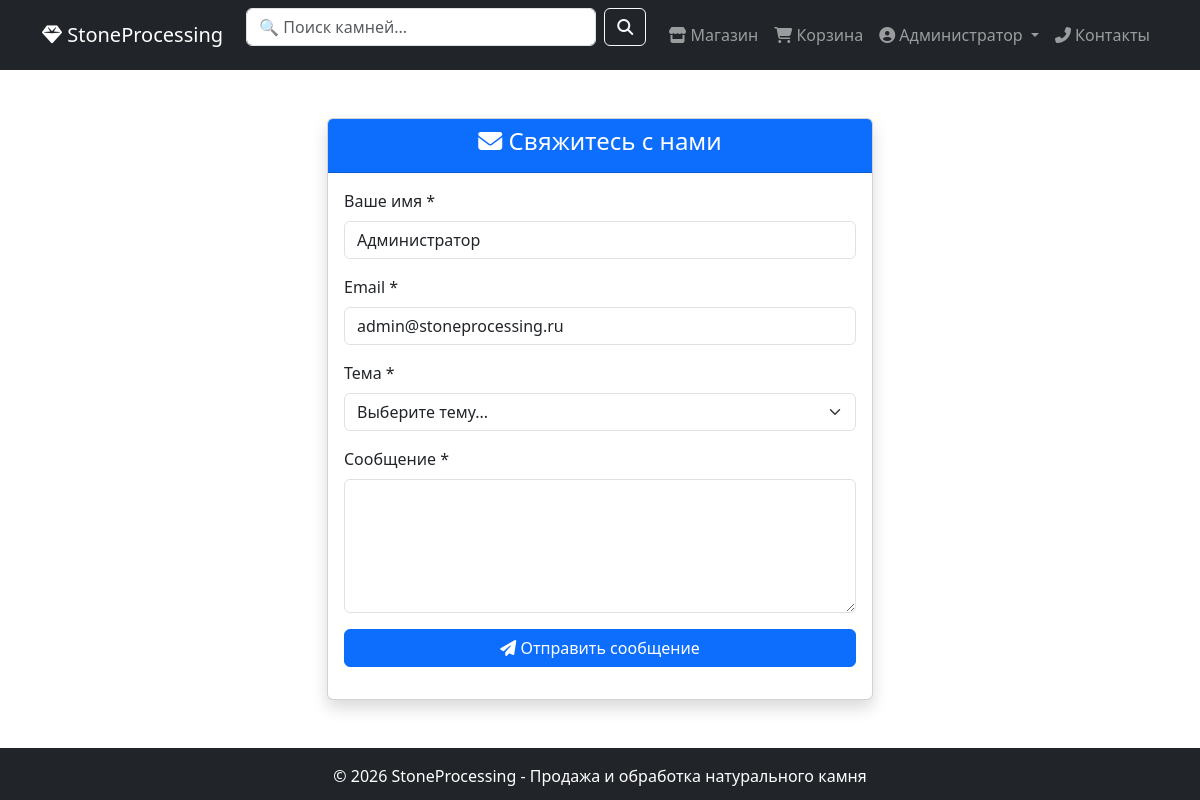
The app's page /contact.php (signed in) with its own data.
### tables this page shows
CREATE TABLE `user_profiles` (
  `id` int(11) NOT NULL,
  `user_id` int(11) NOT NULL,
  `first_name` varchar(50) DEFAULT NULL,
  `last_name` varchar(50) DEFAULT NULL,
  `middle_name` varchar(50) DEFAULT NULL,
  `email` varchar(100) DEFAULT NULL,
  `phone` varchar(20) DEFAULT NULL,
  `address` text DEFAULT NULL,
  `birth_date` date DEFAULT NULL,
  `avatar` varchar(255) DEFAULT 'default_avatar.png'
);

### config/db.php (called while the page is built, shortened)
<?php
function isLoggedIn() {
    return isset($_SESSION['user_id']);
}
function getUserProfile($pdo, $user_id) {
    $stmt = $pdo->prepare("SELECT * FROM user_profiles WHERE user_id = ?");
    $stmt->execute([$user_id]);
    $profile = $stmt->fetch();
    return $profile;
}
?>

### contact.php (the view, shortened to what this page needs)
<?php
require_once 'config/db.php';
include 'includes/menu.php';
$profile = isLoggedIn() ? getUserProfile($pdo, $_SESSION['user_id']) : null;
?>
<!DOCTYPE html>
<html lang="ru">
<head>
    <link href="https://cdn.jsdelivr.net/npm/bootstrap@5.3.0/dist/css/bootstrap.min.css" rel="stylesheet">
    <link rel="stylesheet" href="https://cdnjs.cloudflare.com/ajax/libs/font-awesome/6.4.0/css/all.min.css">
</head>
<body>
    <div class="container my-5">
        <div class="row">
            <div class="col-md-6 mx-auto">
                <div class="card shadow">
                    <div class="card-header bg-primary text-white text-center">
                        <h4><i class="fas fa-envelope"></i> Свяжитесь с нами</h4>
                    </div>
                    <div class="card-body">
                        <form method="POST">
                            <div class="mb-3">
                                <label class="form-label">Ваше имя *</label>
                                <input type="text" name="name" class="form-control" value="<?= htmlspecialchars($profile['first_name'] ?? '') ?>" required>
                            </div>
                            <div class="mb-3">
                                <label class="form-label">Email *</label>
                                <input type="email" name="email" class="form-control" value="<?= htmlspecialchars($profile['email'] ?? '') ?>" required>
                            </div>
                            <div class="mb-3">
                                <label class="form-label">Тема *</label>
                                <select name="subject" class="form-select" required>
                                    <option value="">Выберите тему...</option>
                                </select>
                            </div>
                            <div class="mb-3">
                                <label class="form-label">Сообщение *</label>
                                <textarea name="message" class="form-control" rows="5" required></textarea>
                            </div>
                            <button type="submit" class="btn btn-primary w-100">
                                <i class="fas fa-paper-plane"></i> Отправить сообщение
                            </button>
                        </form>
                    </div>
                </div>
            </div>
        </div>
    </div>
    <?php include 'includes/footer.php'; ?>
</body>
</html>

### includes/menu.php (shortened to what this page needs)
<?php
$profile_name = '';
if (isLoggedIn()) {
    $profile = getUserProfile($pdo, $_SESSION['user_id']);
    $profile_name = $profile['first_name'] ?: $_SESSION['username'];
    $stmt = $pdo->prepare("SELECT COUNT(*) FROM messages WHERE (user_id = ? OR email = ?) AND status = 'replied' AND is_read_by_user = 0");
    $stmt->execute([$_SESSION['user_id'], $profile['email']]);
}
?>
<nav class="navbar navbar-expand-lg navbar-dark bg-dark">
    <div class="container">
        <a class="navbar-brand" href="store/index.php">
            <i class="fas fa-gem"></i> StoneProcessing
        </a>
        <div class="collapse navbar-collapse" id="navbarNav">
            <form class="d-flex mx-auto" method="GET" action="store/index.php" style="max-width: 400px; width: 100%;">
                <input class="form-control me-2" type="search" name="search"
                       placeholder="🔍 Поиск камней..."
                       value="<?= htmlspecialchars($_GET['search'] ?? '') ?>">
                <button class="btn btn-outline-light" type="submit">
                    <i class="fas fa-search"></i>
                </button>
            </form>
            <ul class="navbar-nav ms-auto">
                <li class="nav-item">
                    <a class="nav-link" href="store/index.php">
                        <i class="fas fa-store"></i> Магазин
                    </a>
                </li>
                <li class="nav-item">
                    <a class="nav-link" href="store/cart.php">
                        <i class="fas fa-shopping-cart"></i> Корзина
                    </a>
                </li>
                <?php if(isLoggedIn()): ?>
                <li class="nav-item dropdown">
                    <a class="nav-link dropdown-toggle" href="#" role="button" data-bs-toggle="dropdown">
                        <i class="fas fa-user-circle"></i> <?= htmlspecialchars($profile_name) ?>
                    </a>
                </li>
                <?php endif; ?>
                <li class="nav-item">
                    <a class="nav-link" href="contact.php">
                        <i class="fas fa-phone-alt"></i> Контакты
                    </a>
                </li>
            </ul>
        </div>
    </div>
</nav>

### includes/footer.php (style rules this page uses)
html, body { height: 100%; margin: 0; padding: 0; }
body { display: flex; flex-direction: column; min-height: 100vh; }

### records on screen
user_profiles: first_name "Администратор", name "Администратор", email "admin@stoneprocessing.ru"
